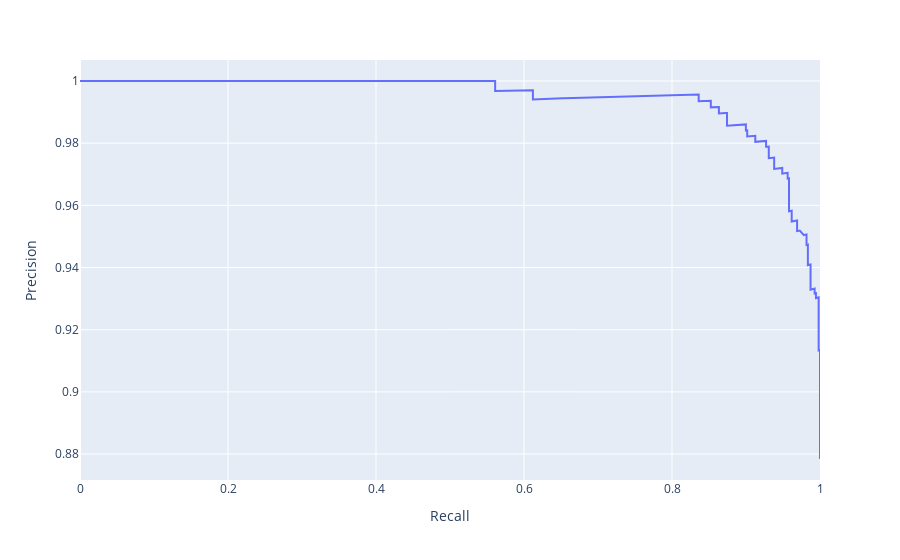

Notebook source saved alongside this figure:
### Code cell
# LR on embeddings
train_lr(df, 'embedding')

### Figure 1 — Plotly figure (JSON) as saved in the notebook; plotly's stock layout.template omitted (floating-point values rounded to 4 significant figures; data arrays with more than 128 entries replaced by an {"elided": "..."} marker saying what was removed)
{"data": [{"hovertemplate": "Recall=%{x}<br>Precision=%{y}<extra></extra>", "legendgroup": "", "line": {"color": "#636efa", "dash": "solid"}, "marker": {"symbol": "circle"}, "mode": "lines", "name": "", "orientation": "v", "showlegend": false, "type": "scatter", "x": {"elided": "623 float values"}, "xaxis": "x", "y": {"elided": "623 float values"}, "yaxis": "y"}], "layout": {"legend": {"tracegroupgap": 0}, "margin": {"t": 60}, "xaxis": {"anchor": "y", "domain": [0, 1], "title": {"text": "Recall"}}, "yaxis": {"anchor": "x", "domain": [0, 1], "title": {"text": "Precision"}}}}
